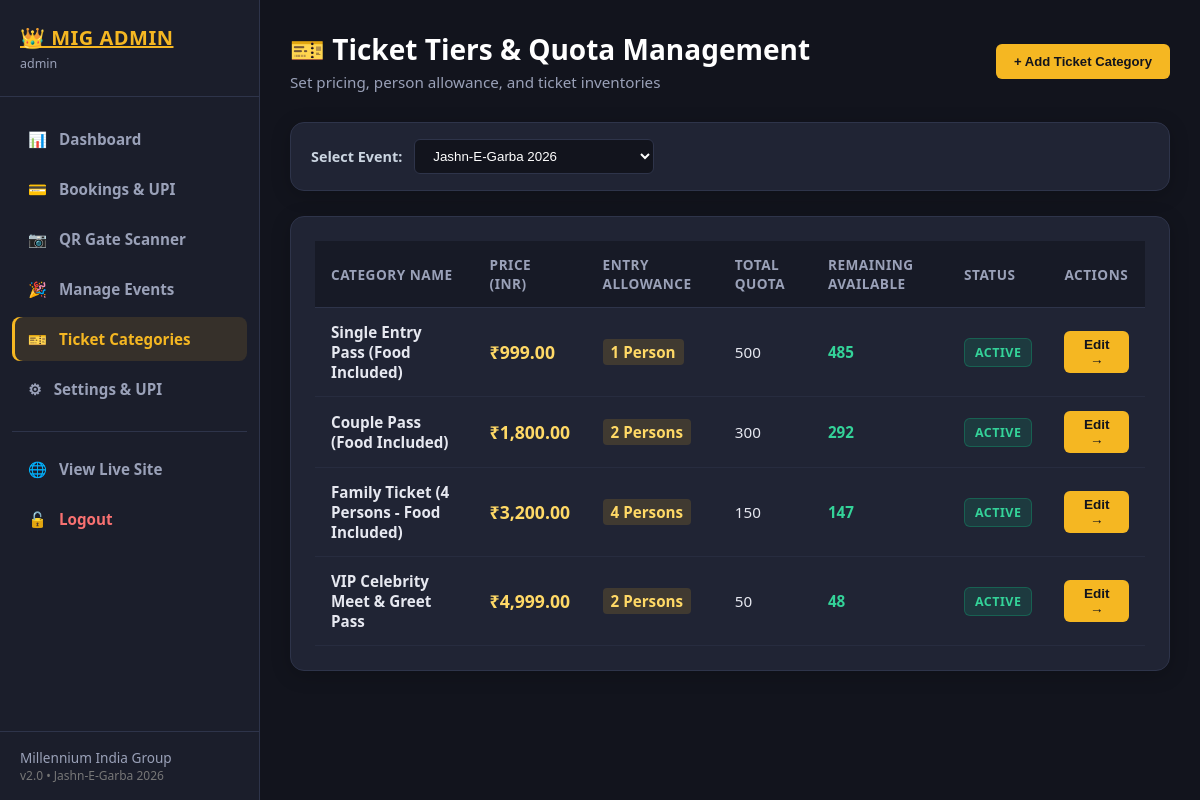
Screenshot of /admin/tickets.php (signed in) with the database file from the repository.
### tables this page shows
CREATE TABLE `ticket_categories` (
  `id` INT AUTO_INCREMENT PRIMARY KEY,
  `event_id` INT NOT NULL,
  `name` VARCHAR(100) NOT NULL,
  `price` DECIMAL(10,2) NOT NULL,
  `people_allowed` INT DEFAULT 1,
  `total_quantity` INT NOT NULL,
  `available_quantity` INT NOT NULL,
  `status` ENUM('active', 'sold_out', 'hidden') DEFAULT 'active',
  INDEX `idx_event_id` (`event_id`),
  FOREIGN KEY (`event_id`) REFERENCES `events`(`id`) ON DELETE CASCADE
);

### config/functions.php (called while the page is built, shortened)
<?php
function e(?string $value): string {
    return htmlspecialchars($value ?? '', ENT_QUOTES, 'UTF-8');
}
function asset_v(string $relPath): string {
    $cleanPath = ltrim($relPath, '/');
    $fullPath = dirname(__DIR__) . '/' . $cleanPath;
    if (file_exists($fullPath)) {
        return BASE_URL . '/' . $cleanPath . '?v=' . filemtime($fullPath);
    }
    return BASE_URL . '/' . $cleanPath . '?v=' . date('YmdHi');
}
function format_inr($amount): string {
    return '₹' . number_format((float)$amount, 2);
}

### admin/tickets.php (the view, shortened to what this page needs)
<?php
require_once __DIR__ . '/../config/functions.php';
$db = getDB();
$eventId = (int)($_GET['event_id'] ?? 1);
$events = [];
$categories = [];
try {
    $events = $db->query("SELECT id, title FROM events ORDER BY date ASC")->fetchAll() ?: [];
    $stmt = $db->prepare("SELECT * FROM ticket_categories WHERE event_id = :e_id ORDER BY price ASC");
    $stmt->execute([':e_id' => $eventId]);
    $categories = $stmt->fetchAll() ?: [];
} catch (PDOException $e) {
    error_log('[admin/tickets.php list error]: ' . $e->getMessage());
}
?>
<!DOCTYPE html>
<html lang="en">
<head>
    <link rel="stylesheet" href="<?= asset_v('assets/css/admin.css') ?>">
</head>
<body>
<div class="admin-wrapper">
    <?php include __DIR__ . '/../includes/admin_sidebar.php'; ?>
    <main class="admin-main">
        <div class="admin-header">
            <div>
                <h1 class="admin-title">&#127915; Ticket Tiers &amp; Quota Management</h1>
                <div class="admin-subtitle">Set pricing, person allowance, and ticket inventories</div>
            </div>
            <button type="button" class="btn-verify" style="background:var(--admin-primary); color:#12141d; padding:10px 18px;" onclick="openCategoryModal()">
                &plus; Add Ticket Category
            </button>
        </div>
        <div class="admin-card" style="padding: 16px 20px;">
            <form action="<?= BASE_URL ?>/admin/tickets.php" method="GET" style="display:flex; align-items:center; gap:12px;">
                <label style="color:#cbd5e1; font-weight:600; font-size:0.9rem;">Select Event:</label>
                <select name="event_id" class="form-control" style="background:#12141d; border:1px solid #2e344a; color:#fff; padding:8px 14px; border-radius:6px; min-width:240px;" onchange="this.form.submit()">
                    <?php foreach ($events as $ev): ?>
                        <option value="<?= $ev['id'] ?>" <?= $ev['id'] == $eventId ? 'selected' : '' ?>>
                            <?= e($ev['title']) ?>
                        </option>
                    <?php endforeach; ?>
                </select>
            </form>
        </div>
        <div class="admin-card">
            <div class="table-responsive">
                <table class="admin-table">
                    <thead>
                        <tr>
                            <th>Category Name</th>
                            <th>Price (INR)</th>
                            <th>Entry Allowance</th>
                            <th>Total Quota</th>
                            <th>Remaining Available</th>
                            <th>Status</th>
                            <th>Actions</th>
                        </tr>
                    </thead>
                    <tbody>
                        <?php if (empty($categories)): ?>
                            <tr>
                                <td colspan="7" style="text-align: center; color: var(--admin-text-muted); padding: 30px;">
                                    No ticket tiers created for this event yet.
                                </td>
                            </tr>
                        <?php else: ?>
                            <?php foreach ($categories as $cat): ?>
                                <tr>
                                    <td>
                                        <strong><?= e($cat['name']) ?></strong>
                                    </td>
                                    <td style="font-weight: 800; color: #ffd966; font-size: 1.1rem;">
                                        <?= format_inr($cat['price']) ?>
                                    </td>
                                    <td>
                                        <span style="background: rgba(245,183,34,0.15); color: #ffd966; padding: 3px 8px; border-radius: 4px; font-weight: 700;">
                                            <?= (int)$cat['people_allowed'] ?> Person<?= $cat['people_allowed'] > 1 ? 's' : '' ?>
                                        </span>
                                    </td>
                                    <td><?= number_format($cat['total_quantity']) ?></td>
                                    <td>
                                        <span style="font-weight: 800; color: <?= $cat['available_quantity'] < 20 ? '#f87171' : '#34d399' ?>;">
                                            <?= number_format($cat['available_quantity']) ?>
                                        </span>
                                    </td>
                                    <td>
                                        <?php if ($cat['status'] === 'active'): ?>
                                            <span class="badge badge-verified">Active</span>
                                        <?php elseif ($cat['status'] === 'sold_out'): ?>
                                            <span class="badge badge-failed">Sold Out</span>
                                        <?php else: ?>
                                            <span class="badge badge-pending">Hidden</span>
                                        <?php endif; ?>
                                    </td>
                                    <td>
                                        <button type="button" class="btn-sm" style="background:var(--admin-primary); color:#12141d; border:none; cursor:pointer;" onclick='editCategory(<?= json_encode($cat) ?>)'>
                                            Edit &rarr;
                                        </button>
                                    </td>
                                </tr>
                            <?php endforeach; ?>
                        <?php endif; ?>
                    </tbody>
                </table>
            </div>
        </div>
    </main>
</div>
</body>
</html>

### assets/css/admin.css (style rules this page uses)
:root { --admin-bg: #12141d; --admin-sidebar: #1b1e2b; --admin-card: #202434; --admin-card-border: #2e344a; --admin-primary: #f5b722; --admin-accent: #8e194f; --admin-text: #e6e8f0; --admin-text-muted: #9aa1b8; --badge-pending: #f59e0b; --badge-verified: #10b981; --badge-failed: #ef4444; --badge-checked: #3b82f6; }
* { box-sizing: border-box; margin: 0; padding: 0; }
body { font-family: 'Segoe UI', -apple-system, BlinkMacSystemFont, Roboto, sans-serif; background-color: var(--admin-bg); color: var(--admin-text); min-height: 100vh; display: flex; }
.admin-wrapper { display: flex; width: 100%; min-height: 100vh; }
.admin-main { flex: 1; padding: 30px; background: var(--admin-bg); overflow-y: auto; }
.admin-header { display: flex; justify-content: space-between; align-items: center; margin-bottom: 30px; }
.admin-title { font-size: 1.75rem; font-weight: 800; color: #fff; }
.admin-subtitle { color: var(--admin-text-muted); font-size: 0.95rem; margin-top: 4px; }
.admin-card { background: var(--admin-card); border: 1px solid var(--admin-card-border); border-radius: 14px; padding: 24px; margin-bottom: 25px; box-shadow: 0 4px 20px rgba(0,0,0,0.2); }
.table-responsive { width: 100%; overflow-x: auto; }
.admin-table { width: 100%; border-collapse: collapse; text-align: left; }
.admin-table th { padding: 14px 16px; background: rgba(18, 20, 29, 0.6); color: var(--admin-text-muted); font-size: 0.85rem; font-weight: 700; text-transform: uppercase; letter-spacing: 0.5px; border-bottom: 1px solid var(--admin-card-border); }
.admin-table td { padding: 14px 16px; border-bottom: 1px solid rgba(46, 52, 74, 0.5); font-size: 0.95rem; }
.badge { display: inline-block; padding: 5px 10px; border-radius: 6px; font-size: 0.78rem; font-weight: 700; text-transform: uppercase; letter-spacing: 0.5px; }
.badge-verified { background: rgba(16, 185, 129, 0.15); color: #34d399; border: 1px solid rgba(16, 185, 129, 0.3); }
.btn-sm { padding: 6px 12px; font-size: 0.85rem; border-radius: 6px; font-weight: 600; }
.btn-verify { background: #10b981; color: #fff; border: none; cursor: pointer; border-radius: 6px; padding: 6px 12px; font-weight: 700; font-size: 0.82rem; display: inline-flex; align-items: center; gap: 6px; }

### rows the page displays
ticket_categories: name "Single Entry Pass (Food Included)", price "₹999.00", people_allowed "1", total_quantity "500", available_quantity "485", status "ACTIVE"
ticket_categories: name "Couple Pass (Food Included)", price "₹1,800.00", people_allowed "2", total_quantity "300", available_quantity "292", status "ACTIVE"
ticket_categories: name "Family Ticket (4 Persons - Food Included)", price "₹3,200.00", people_allowed "4", total_quantity "150", available_quantity "147", status "ACTIVE"
ticket_categories: name "VIP Celebrity Meet & Greet Pass", price "₹4,999.00", people_allowed "2", total_quantity "50", available_quantity "48", status "ACTIVE"

### other values shown
admin_user()['username'] "admin"
form field event_id "Jashn-E-Garba 2026"
